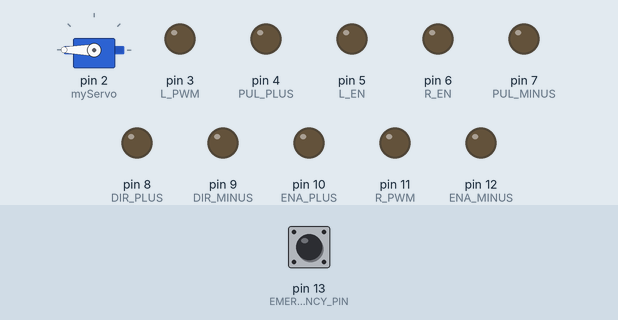
This sketch was run on a simulated Arduino Uno, built with avr-gcc and run on an emulated ATmega328P. Shown: servo, output pins drawn as LEDs (lit = HIGH). The inputs (shaded band) are chosen by the test bench; at power-on: pin 13 (EMERGENCY_PIN) HIGH.

Above: at 0.1 s.
At 1.75 s:
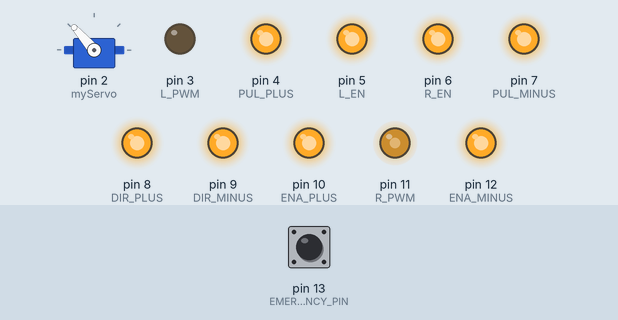
1.8 s: pin 13 (EMERGENCY_PIN) pulled LOW for 0.15 s
At 2.4 s:
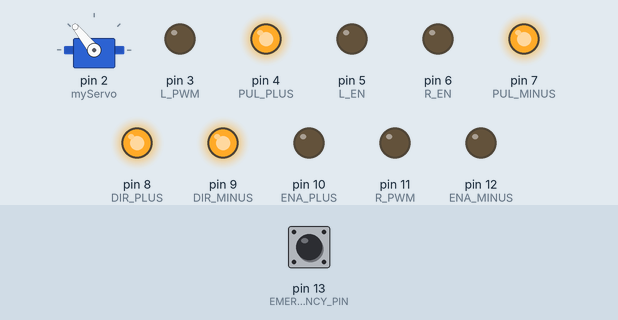
Timing chart, 0 to 4.8 s (numbered marks = the images above; inputs shaded):
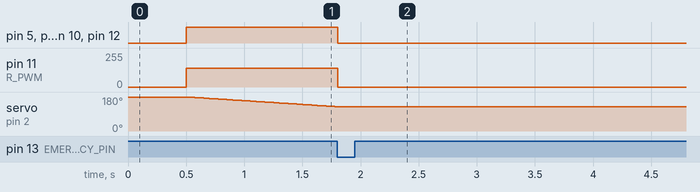

The sketch:

Kod_do_nawiercania.ino
```cpp
#include <Servo.h>

// SERWO
Servo myServo;
int aktualnyKat = 180;

// Piny sterownika krokowca
const int PUL_PLUS  = 4;
const int DIR_PLUS  = 8;
const int ENA_PLUS  = 10;

const int PUL_MINUS = 7;
const int DIR_MINUS = 9;
const int ENA_MINUS = 12;

// BTS7960
const int L_EN  = 5;
const int R_EN  = 6;
const int L_PWM = 3;    // PWM (Timer2)
const int R_PWM = 11;   // PWM (Timer2)

// Parametry kroku
const int LOGIC_STEP_PULSES = 40;        // 1 krok = 40 impulsów (przekładnia + mikrokroki)
const int STEP_DELAY_US     = 10000;     // 10 ms między zboczami

// Awaryjny stop
const int EMERGENCY_PIN = 13;
bool emergencyStop = false;

// FUNKCJA AWARYJNEGO STOPU
void handleEmergency() {
  if (emergencyStop) return;  // już wyłączone

  emergencyStop = true;

  // Wyłącz silnik DC
  analogWrite(R_PWM, 0);
  analogWrite(L_PWM, 0);
  digitalWrite(L_EN, LOW);
  digitalWrite(R_EN, LOW);

  // Wyłącz sterownik krokowy (cewki puszczone)
  digitalWrite(ENA_MINUS, LOW);   // zakładamy, że LOW = disable
  digitalWrite(ENA_PLUS, LOW);

  // Wyłącz serwo
  myServo.detach();
}

void setup() {
  // SERWO
  myServo.attach(2);           // serwo na pinie 2
  myServo.write(aktualnyKat);  // łagodny start w pozycję 180 stioni
  delay(500);

  // BTS7960
  pinMode(L_EN, OUTPUT);
  pinMode(R_EN, OUTPUT);
  pinMode(L_PWM, OUTPUT);
  pinMode(R_PWM, OUTPUT);

  digitalWrite(L_EN, HIGH);   // włącz driver po stronie L
  digitalWrite(R_EN, HIGH);   // włącz driver po stronie R

  // Ustawienie szybkiego PWM na Timer2
  // Timer2: Fast PWM, preskaler 8  ~7,8 kHz na pinach 3 i 11
  TCCR2B = (TCCR2B & 0b11111000) | 0x02;  // preskaler = 8

  // stałe obroty silnika DC
  analogWrite(R_PWM, 140);
  analogWrite(L_PWM, 0);

  // KROKOWIEC
  // plusy jako stałe +5 V
  pinMode(PUL_PLUS, OUTPUT);
  pinMode(DIR_PLUS, OUTPUT);
  pinMode(ENA_PLUS, OUTPUT);
  digitalWrite(PUL_PLUS, HIGH);
  digitalWrite(DIR_PLUS, HIGH);
  digitalWrite(ENA_PLUS, HIGH);

  // minusy sterujące z Arduino
  pinMode(PUL_MINUS, OUTPUT);
  pinMode(DIR_MINUS, OUTPUT);
  pinMode(ENA_MINUS, OUTPUT);

  // Kierunek
  digitalWrite(DIR_MINUS, HIGH);

  // Silnik krokowy włączony
  digitalWrite(ENA_MINUS, HIGH);
  digitalWrite(PUL_MINUS, HIGH);

  //  Przycisk awaryjny
  pinMode(EMERGENCY_PIN, INPUT_PULLUP);   // przycisk do GND
}

// 1 krok = 40 impulsów PUL
void wykonajJedenKrokLogiczny() {
  for (int i = 0; i < LOGIC_STEP_PULSES; i++) {
    // sprawdź STOP w trakcie ruchu
    if (!emergencyStop && digitalRead(EMERGENCY_PIN) == LOW) {
      handleEmergency();
      return;
    }

    digitalWrite(PUL_MINUS, LOW);
    delayMicroseconds(STEP_DELAY_US);
    digitalWrite(PUL_MINUS, HIGH);
    delayMicroseconds(STEP_DELAY_US);
  }

}

void wykonajRuchSerwemDolGora() {
  // 180 -> 80
  for (int kat = aktualnyKat; kat >= 79; kat--) {
    if (emergencyStop) return;
    if (digitalRead(EMERGENCY_PIN) == LOW && !emergencyStop) {
      handleEmergency();
      return;
    }

    myServo.write(kat);
    delay(25);
  }
  aktualnyKat = 79;


  for (int kat = aktualnyKat; kat <= 180; kat++) {
    if (emergencyStop) return;
    if (digitalRead(EMERGENCY_PIN) == LOW && !emergencyStop) {
      handleEmergency();
      return;
    }

    myServo.write(kat);
    delay(25);
  }
  aktualnyKat = 180;
}

void loop() {

  if (!emergencyStop && digitalRead(EMERGENCY_PIN) == LOW) {
    handleEmergency();
  }

  if (emergencyStop) {

    return;
  }


  // sekwencja serwa
  wykonajRuchSerwemDolGora();
  if (emergencyStop) return;

  // sekwencja ramy
  wykonajJedenKrokLogiczny();
  if (emergencyStop) return;
}
```

Measured:
- after the input at 1.8 s, pin 5 (L_EN), pin 6 (R_EN), pin 10 (ENA_PLUS), pin 12 (ENA_MINUS): HIGH → LOW at once; pin 7 (PUL_MINUS): stops changing and stays HIGH; pin 11 (R_PWM): 140/255 → 0/255 at once; servo on pin 2 (myServo): stops changing and stays 129°
